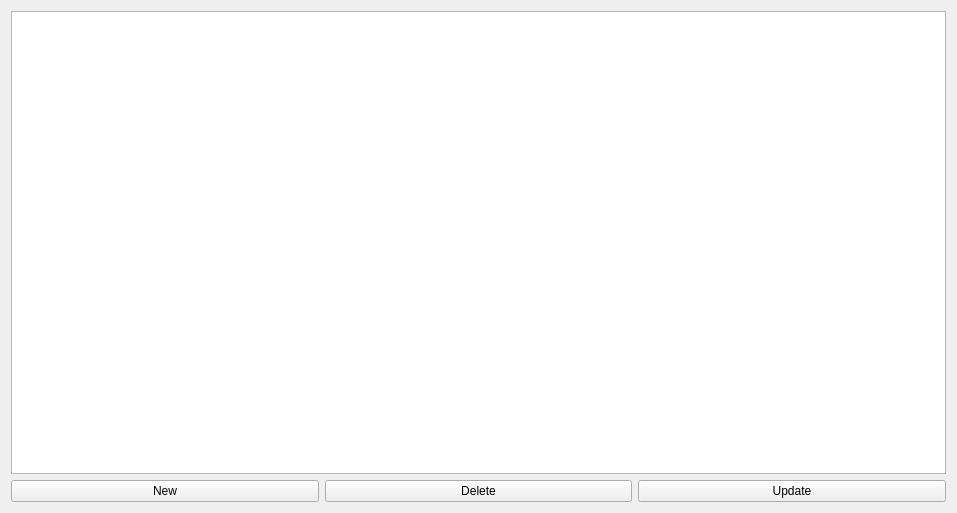
<?xml version="1.0" encoding="UTF-8"?>
<ui version="4.0">
 <class>UsersView</class>
 <widget class="QWidget" name="UsersView">
  <property name="geometry">
   <rect>
    <x>0</x>
    <y>0</y>
    <width>957</width>
    <height>513</height>
   </rect>
  </property>
  <property name="windowTitle">
   <string>Form</string>
  </property>
  <layout class="QGridLayout" name="gridLayout">
   <item row="0" column="0">
    <layout class="QVBoxLayout" name="verticalLayout">
     <item>
      <widget class="QTableView" name="userTableView"/>
     </item>
     <item>
      <layout class="QHBoxLayout" name="horizontalLayout">
       <item>
        <widget class="QPushButton" name="pushButton">
         <property name="text">
          <string>New</string>
         </property>
        </widget>
       </item>
       <item>
        <widget class="QPushButton" name="pushButton_2">
         <property name="text">
          <string>Delete</string>
         </property>
        </widget>
       </item>
       <item>
        <widget class="QPushButton" name="pushButton_3">
         <property name="text">
          <string>Update</string>
         </property>
        </widget>
       </item>
      </layout>
     </item>
    </layout>
   </item>
  </layout>
 </widget>
 <resources/>
 <connections/>
</ui>
